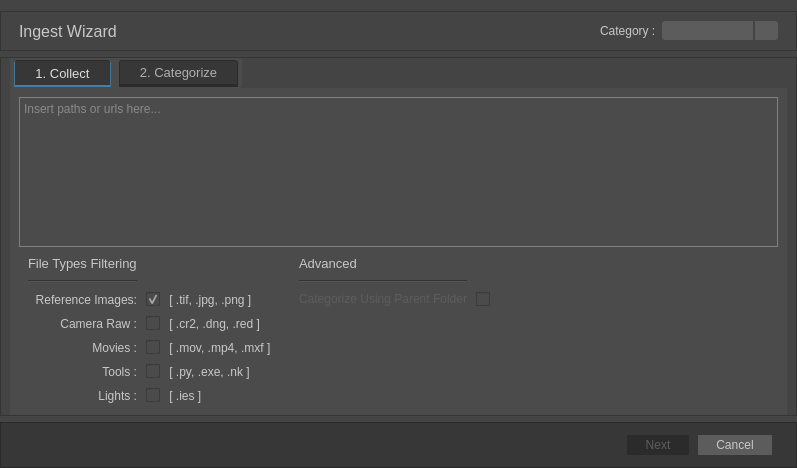
<?xml version="1.0" encoding="UTF-8"?>
<ui version="4.0">
 <class>IngestForm</class>
 <widget class="QWidget" name="IngestForm">
  <property name="geometry">
   <rect>
    <x>0</x>
    <y>0</y>
    <width>797</width>
    <height>468</height>
   </rect>
  </property>
  <property name="windowTitle">
   <string>Form</string>
  </property>
  <property name="styleSheet">
   <string notr="true">QWidget {
	background-color: rgb(68, 68, 68);
    color: rgb(200, 200, 200);
    selection-background-color: rgb(126, 126, 126);
    selection-color: rgb(250, 250, 250);
    outline: 0;
}
QWidget:item {
    background-color: transparent;
}
QWidget:item:hover {
    background-color: rgb(150, 146, 137);
    color: rgb(250, 250, 250);
}
QWidget:item:selected {
    background-color: rgb(150, 146, 137);
    color: rgb(43, 43, 43);
}
QWidget:disabled {
    background-color: rgb(43, 43, 43);
    color: rgb(92, 92, 92);
}

QMainWindow::separator {
  width: 0px;
  height: 0px;
  border: 2px solid rgb(43,43,43);
  border-right: 1px solid rgb(108,108,108);
  border-bottom: 1px solid rgb(108,108,108);
  border-radius: 0px;
  margin: 8px;
}
QMainWindow::separator:hover {
  border-right: 1px solid rgb(150, 146, 137);
  border-bottom: 1px solid rgb(150, 146, 137);
}
QPushButton {
    outline: none;
    padding: 3px;
	padding-left: 18px;
	padding-right: 18px;
	border: none;
    background-color: rgb(92, 92, 92);
}
QPushButton:hover {
    color: rgb(250, 250, 250);
    background-color: rgb(108, 108, 108);
 }
QScrollArea {
    border: 1px solid rgb(57, 57, 57);
}

/* QMenu ------------------------------------------------------------------ */

QMenu {
    border: 1px solid rgb(68, 68, 68);
    background-color: rgb(43, 43, 43);
    padding: 1px;
}
QMenu::separator {
    height: 1px;
    background-color: rgb(92, 92, 92);
    color: rgb(200, 200, 200);
    padding-left: 2px;
    margin-left: 0px;
    margin-right: 0px;
}
QMenu::item {
    padding: 4px;
    padding-left: 16px;
    padding-right: 16px;
    background-color: rgb(68, 68, 68);
}
QMenu::indicator {
    padding: 6px;
    margin: -1px;
	width: 13px;
	height: 13px;
    background-color: rgb(57, 57, 57);
}
QMenu::icon {
    padding: 4px;
    margin: 0px;
	width: 18px;
	height: 18px;
    background-color: rgb(57, 57, 57);
}
QMenu::indicator:non-exclusive:checked {
    image: url(:/resources/checkbox_checked.svg);
}
QMenu::indicator:non-exclusive:unchecked {
    image: url(:/resources/checkbox.svg);
}

QLineEdit,
QAbstractSpinBox,
QTextEdit {
    background-color: rgb(43, 43, 43);
    background-image: url();
    color: rgb(200, 200, 200);
/*
    border: 2px solid rgb(43, 43, 43);
    border-radius: 3px;
    color: rgb(200, 200, 200);
    padding: 1px;
    margin-top: 0px;
    padding-left: 0px;
*/
}

/* QSlider ---------------------------------------------------------------- */
QSlider::add-page:horizontal, 
QSlider::sub-page:horizontal,
QSlider::add-page:vertical, 
QSlider::sub-page:vertical {
    background: rgb(43, 43, 43);
}
QSlider::add-page:vertical, 
QSlider::sub-page:vertical {
    margin-left: 4px;
    margin-right: 4px;
}
QSlider::add-page:horizontal, 
QSlider::sub-page:horizontal {
    margin-top: 4px;
    margin-bottom: 4px;
}
QSlider::handle:vertical {
    background: #787878;
    border: 2px solid rgb(43, 43, 43);
    width: 8px;
    height: 6px;
    margin: 0 -8px;
    border-radius: 4px;
}
QSlider::handle:horizontal {
    background: #787878;
    border: 2px solid rgb(43, 43, 43);
    margin: -8px 0;
	width: 6px;
	height: 8px;
    border-radius: 4px;
}
QSlider::groove {
    background: rgb(43, 43, 43);
    border: 1px solid rgb(68, 68, 68);
    border-radius: 4px;
    margin: 0px;
}
QSlider::groove:horizontal {
    height: 4px;
}
QSlider::groove:vertical {
    width: 4px;
}
QSlider::sub-page:vertical:disabled, 
QSlider::sub-page:horizontal:disabled {
    background: #14506E;
}

/* QScrollBar ------------------------------------------------------------- */

QScrollBar:horizontal {
    height: 10px;
    margin: 0px 16px 0px 16px;
    border: 1px solid rgb(55, 55, 55);
    border-radius: 40px;
    background-color: rgb(55, 55, 55);
}
QScrollBar::handle:horizontal {
    background-color: #787878;
    border: 0px solid rgb(68, 68, 68);
    border-radius: 4px;
    min-width: 8px;
}
QScrollBar::add-line:horizontal:hover,
QScrollBar::add-line:horizontal:on,
QScrollBar::add-line:horizontal {
    margin: 0px 3px 0px 0px;
    border-image: url(:/resources/stylesheet-branch-closed.png);
    height: 10px;
    width: 6px;
    subcontrol-position: right;
    subcontrol-origin: margin;
}
QScrollBar::sub-line:horizontal:hover,
QScrollBar::sub-line:horizontal:on,
QScrollBar::sub-line:horizontal {
    margin: 0px 0px 0px 3px;
    border-image: url(:/resources/stylesheet-branch-closedleft.png);
    height: 10px;
    width: 6px;
    subcontrol-position: left;
    subcontrol-origin: margin;
}
QScrollBar:vertical {
    background-color: rgb(55, 55, 55);
    width: 10px;
    margin: 16px 0px 16px 0px;
    border: 1px solid rgb(55, 55, 55);
    border-radius: 4px;
}
QScrollBar::handle:vertical {
    background-color: #787878;
    border: 1px solid rgb(68, 68, 68);
    min-height: 8px;
    border-radius: 4px;
}
QScrollBar::sub-line:vertical {
    margin: 3px 0px 0px 0px;
    border-image: url(:/resources/stylesheet-branch-openup.png);
    height: 6px;
    width: 10px;
    subcontrol-position: top;
    subcontrol-origin: margin;
}
QScrollBar::add-line:vertical {
    margin: 0px 0px 3px 0px;
    border-image: url(:/resources/stylesheet-branch-open.png);
    height: 6px;
    width: 10px;
    subcontrol-position: bottom;
    subcontrol-origin: margin;
}
QScrollBar::sub-line:vertical:hover,
QScrollBar::sub-line:vertical:on {
    border-image: url(:/resources/stylesheet-branch-openup.png);
    height: 10px;
    width: 10px;
    subcontrol-position: top;
    subcontrol-origin: margin;
}
QScrollBar::add-page:horizontal,
QScrollBar::sub-page:horizontal,
QScrollBar::up-arrow:horizontal,
QScrollBar::down-arrow:horizontal,
QScrollBar::up-arrow:vertical,
QScrollBar::down-arrow:vertical,
QScrollBar::add-page:vertical,
QScrollBar::sub-page:vertical  {
    background: none;
}

QListView,
QTreeView,
QTableView,
QColumnView {
    border: none;
}
QListView::item,
QTreeView::item,
QTableView::item,
QColumnView::item {
    border-top: none;
    padding: 0px; /*DO NOT CHANGE*/
    padding-right: 8px; /*DO NOT CHANGE*/
    margin-top: 2px;
    margin-bottom: 2px;
}

QTreeView::branch {
    border-top: 0px solid rgb(43, 43, 43);
    border-bottom: 0px solid rgb(43, 43, 43);
    padding: 4px; /*DO NOT CHANGE*/
    margin-top: 2px;
    margin-bottom: 2px;
}
QTreeView::branch:has-siblings:!adjoins-item {
    border-image: url(:/resources/stylesheet-vline.png);
}
QTreeView::branch:has-siblings:adjoins-item {
    border-image: url(:/resources/stylesheet-branch-more.png);
}
QTreeView::branch:!has-children:!has-siblings:adjoins-item {
    border-image: url(:/resources/stylesheet-branch-end.png);
}
QTreeView::branch:has-children:!has-siblings:closed,
QTreeView::branch:closed:has-children:has-siblings {
    image: url(:/resources/icons/treeExpand.svg);
}
QTreeView::branch:open:has-children:!has-siblings,
QTreeView::branch:open:has-children:has-siblings  {
    image: url(:/resources/icons/treeCollapse.svg);
}


/* QCombobox -------------------------------------------------------------- */
QComboBox {
    border: 0px;
    border-radius: 3px;
    background-color: rgb(92, 92, 92);
    padding-top: 2px;     /* This fix  #103, #111*/
    padding-bottom: 1px;  /* This fix  #103, #111*/
    padding-left: 4px;
    padding-right: 4px;
    min-width: 75px;
}
QComboBox::drop-down {
    subcontrol-origin: padding;
    subcontrol-position: top right;
    width: 20px;
    border-left-width: 2px;
    border-left-color: rgb(68, 68, 68);
    border-left-style: solid;
    border-top-right-radius: 0px;
    border-bottom-right-radius: 0px;
    padding-right: 3px;
    margin-left: 6px;
}
QComboBox::down-arrow,
QComboBox::down-arrow:on,
QComboBox::down-arrow:hover,
QComboBox::down-arrow:focus {
    image: url(:/resources/stylesheet-branch-open.png);
}


/* QCheckBox -------------------------------------------------------------- */


QCheckBox::indicator:checked:hover,
QTreeView::indicator:checked:hover,
QListView::indicator:checked:hover {
    image: url(:/resources/checkbox_checked_hover.svg);
}
QCheckBox::indicator:unchecked:hover,
QTreeView::indicator:unchecked:hover,
QListView::indicator:unchecked:hover {
    image: url(:/resources/checkbox_hover.svg);
}
QCheckBox::indicator {
    width: 14px;
    height: 14px;
}
QCheckBox::indicator:checked,
QTreeView::indicator:checked,
QListView::indicator:checked {
    image: url(:/resources/checkbox_checked.svg);
}

QCheckBox::indicator:checked:hover,
QTreeView::indicator:checked:hover,
QListView::indicator:checked:hover {
    image: url(:/resources/checkbox_checked_hover.svg);
}

QCheckBox::indicator:unchecked,
QTreeView::indicator:unchecked,
QListView::indicator:unchecked {
    color: rgb(43, 43, 43);
    image: url(:/resources/checkbox.svg);
}


































/* QTabWiget -------------------------------------------------------------- */

QTabWidget {
    padding: 4px;
    padding-left: 16px;
    padding-right: 16px;
    selection-background-color: rgb(68, 68, 68);
    border: 0;
}
QTabWidget::tab-bar {
    alignment: center;
}
QTabWidget::pane {
    border: none;
    margin: 0px;
}
QTabWidget::pane:selected {
    background-color: rgb(68, 68, 68);
}

/* QTabBar ---------------------------------------------------------------- */

QTabBar {
    qproperty-drawBase: 0;
    border-radius: 3px;
    margin: 0px;
    padding: 4px;
    border: 0;
    background-color: rgb(68, 68, 68);
    font: bold 10pt;
}

QTabBar::tab {
    border-bottom: 3px solid rgb(55, 55, 55);
    color: #787878;
    background-color: rgb(68, 68, 68);
}

/* QTabBar::tab - selected ----------------------------------------------- */

QTabBar::tab:top:selected:disabled {
    border-bottom: 3px solid #14506E;
    color: #787878;
    background-color: rgb(68, 68, 68);
}
QTabBar::tab:bottom:selected:disabled {
    border-top: 3px solid #14506E;
    color: #787878;
    background-color: rgb(68, 68, 68);
}
QTabBar::tab:left:selected:disabled {
    border-left: 3px solid #14506E;
    color: #787878;
    background-color: rgb(68, 68, 68);
}
QTabBar::tab:right:selected:disabled {
    border-right: 3px solid #14506E;
    color: #787878;
    background-color: rgb(68, 68, 68);
}

/* QTabBar::tab - !selected and disabled ---------------------------------- */

QTabBar::tab:disabled {
	margin: 0; padding: 0; border: none;
}
QTabBar::tab:top:!selected:disabled {
    margin-left: 4px;
    margin-right: 4px;
    margin-top: 2px;
    margin-bottom: 1px;
    padding-left: 10px; 
    padding-right: 10px;
    padding-top: 4px;
    padding-bottom: 4px;
    min-width: 4px;
    border-top-left-radius: 3px;
    border-top-right-radius: 3px;
    font-weight: normal;
    border-bottom: 3px solid rgb(68, 68, 68);
    border-right: 1px solid rgb(68, 68, 68);
    border-left: 1px solid rgb(68, 68, 68);
    border-top: 1px solid rgb(68, 68, 68);
    color: rgb(100, 100, 100);
}
QTabBar::tab:bottom:!selected:disabled {
    border-top: 3px solid rgb(43, 43, 43);
    color: #787878;
    background-color: rgb(43, 43, 43);
}
QTabBar::tab:left:!selected:disabled {
    border-right: 3px solid rgb(43, 43, 43);
    color: #787878;
    background-color: rgb(43, 43, 43);
}
QTabBar::tab:right:!selected:disabled {
    border-left: 3px solid rgb(43, 43, 43);
    color: #787878;
    background-color: rgb(43, 43, 43);
}
/* QTabBar::tab - selected ----------------------------------------------- */

QTabBar::tab {
    background-color: rgb(55, 55, 55);
    color: rgb(175, 175, 175);
    margin-left: 4px;
    margin-right: 4px;
    margin-top: 2px;
    margin-bottom: 1px;
    padding-left: 18px; 
    padding-right: 18px;
    padding-top: 4px;
    padding-bottom: 4px;
    min-width: 4px;
    border-top-left-radius: 3px;
    border-top-right-radius: 3px;
    font-weight: normal;
    border-bottom: 3px solid rgb(43, 43, 43);
    border-right: 1px solid rgb(43, 43, 43);
    border-left: 1px solid rgb(43, 43, 43);
    border-top: 1px solid rgb(43, 43, 43);
}

QTabBar::tab:selected {
    color: rgb(220, 220, 220);
    background-color: qlineargradient(y1: 1, y2: -.5, stop: 0 rgb(55, 105, 140), stop: 0.20 rgb(68, 68, 68));
    border-bottom: 2px solid rgb(70, 125, 160);
    border-right: 1px solid rgb(66, 118, 150);
    border-left: 1px solid rgb(66, 118, 150);
    border-top-left-radius: 3px;
    border-top-right-radius: 3px;
    border-top: 1px solid rgb(43, 43, 43);
}
</string>
  </property>
  <layout class="QVBoxLayout" name="verticalLayout_3">
   <property name="leftMargin">
    <number>0</number>
   </property>
   <property name="rightMargin">
    <number>0</number>
   </property>
   <property name="bottomMargin">
    <number>0</number>
   </property>
   <item>
    <widget class="QFrame" name="frame_4">
     <property name="frameShape">
      <enum>QFrame::StyledPanel</enum>
     </property>
     <property name="frameShadow">
      <enum>QFrame::Raised</enum>
     </property>
     <layout class="QHBoxLayout" name="horizontalLayout_3">
      <property name="leftMargin">
       <number>18</number>
      </property>
      <property name="rightMargin">
       <number>18</number>
      </property>
      <item>
       <widget class="QLabel" name="titleLabel">
        <property name="font">
         <font>
          <pointsize>12</pointsize>
          <bold>false</bold>
         </font>
        </property>
        <property name="text">
         <string>Ingest Wizard</string>
        </property>
       </widget>
      </item>
      <item>
       <spacer name="horizontalSpacer_2">
        <property name="orientation">
         <enum>Qt::Horizontal</enum>
        </property>
        <property name="sizeHint" stdset="0">
         <size>
          <width>40</width>
          <height>20</height>
         </size>
        </property>
       </spacer>
      </item>
      <item>
       <widget class="QLabel" name="label_3">
        <property name="text">
         <string>Category :</string>
        </property>
       </widget>
      </item>
      <item>
       <widget class="categoryWidget" name="categoryComboBox"/>
      </item>
     </layout>
    </widget>
   </item>
   <item>
    <widget class="QFrame" name="frame_2">
     <property name="frameShape">
      <enum>QFrame::StyledPanel</enum>
     </property>
     <property name="frameShadow">
      <enum>QFrame::Raised</enum>
     </property>
     <layout class="QVBoxLayout" name="verticalLayout_2">
      <property name="topMargin">
       <number>0</number>
      </property>
      <property name="bottomMargin">
       <number>0</number>
      </property>
      <item>
       <widget class="QTabWidget" name="tabWidget">
        <property name="enabled">
         <bool>true</bool>
        </property>
        <property name="styleSheet">
         <string notr="true">background-color: rgb(75, 75, 75);</string>
        </property>
        <property name="currentIndex">
         <number>0</number>
        </property>
        <widget class="QWidget" name="collectTab">
         <attribute name="title">
          <string>1. Collect</string>
         </attribute>
         <layout class="QVBoxLayout" name="verticalLayout_4">
          <item>
           <widget class="QPlainTextEdit" name="collectPathTextEdit">
            <property name="styleSheet">
             <string notr="true">border: 1px solid grey;</string>
            </property>
            <property name="verticalScrollBarPolicy">
             <enum>Qt::ScrollBarAlwaysOff</enum>
            </property>
            <property name="horizontalScrollBarPolicy">
             <enum>Qt::ScrollBarAlwaysOff</enum>
            </property>
            <property name="lineWrapMode">
             <enum>QPlainTextEdit::NoWrap</enum>
            </property>
            <property name="placeholderText">
             <string>Insert paths or urls here...</string>
            </property>
           </widget>
          </item>
          <item>
           <layout class="QHBoxLayout" name="horizontalLayout_6">
            <property name="spacing">
             <number>9</number>
            </property>
            <property name="topMargin">
             <number>3</number>
            </property>
            <property name="bottomMargin">
             <number>3</number>
            </property>
            <item>
             <layout class="QGridLayout" name="gridLayout">
              <property name="leftMargin">
               <number>9</number>
              </property>
              <property name="topMargin">
               <number>0</number>
              </property>
              <property name="rightMargin">
               <number>9</number>
              </property>
              <property name="bottomMargin">
               <number>0</number>
              </property>
              <item row="6" column="1">
               <widget class="QCheckBox" name="lightsCheckBox">
                <property name="text">
                 <string> [ .ies ]</string>
                </property>
               </widget>
              </item>
              <item row="8" column="0">
               <spacer name="verticalSpacer_2">
                <property name="orientation">
                 <enum>Qt::Vertical</enum>
                </property>
                <property name="sizeHint" stdset="0">
                 <size>
                  <width>20</width>
                  <height>40</height>
                 </size>
                </property>
               </spacer>
              </item>
              <item row="4" column="0">
               <widget class="QLabel" name="moviesLabel">
                <property name="text">
                 <string>Movies :</string>
                </property>
                <property name="alignment">
                 <set>Qt::AlignRight|Qt::AlignTrailing|Qt::AlignVCenter</set>
                </property>
               </widget>
              </item>
              <item row="2" column="0">
               <widget class="QLabel" name="texturesReferencesLabel">
                <property name="text">
                 <string>Reference Images:</string>
                </property>
                <property name="alignment">
                 <set>Qt::AlignRight|Qt::AlignTrailing|Qt::AlignVCenter</set>
                </property>
                <property name="buddy">
                 <cstring>texturesReferencesCheckBox</cstring>
                </property>
               </widget>
              </item>
              <item row="1" column="0">
               <widget class="Line" name="line_8">
                <property name="orientation">
                 <enum>Qt::Horizontal</enum>
                </property>
               </widget>
              </item>
              <item row="6" column="0">
               <widget class="QLabel" name="lightsLabel">
                <property name="text">
                 <string>Lights :</string>
                </property>
                <property name="alignment">
                 <set>Qt::AlignRight|Qt::AlignTrailing|Qt::AlignVCenter</set>
                </property>
               </widget>
              </item>
              <item row="2" column="1">
               <widget class="QCheckBox" name="texturesReferencesCheckBox">
                <property name="text">
                 <string> [ .tif, .jpg, .png ]</string>
                </property>
                <property name="checked">
                 <bool>true</bool>
                </property>
               </widget>
              </item>
              <item row="5" column="0">
               <widget class="QLabel" name="toolsLabel">
                <property name="text">
                 <string>Tools :</string>
                </property>
                <property name="alignment">
                 <set>Qt::AlignRight|Qt::AlignTrailing|Qt::AlignVCenter</set>
                </property>
               </widget>
              </item>
              <item row="0" column="0">
               <widget class="QLabel" name="label_2">
                <property name="font">
                 <font>
                  <pointsize>10</pointsize>
                 </font>
                </property>
                <property name="text">
                 <string>File Types Filtering</string>
                </property>
               </widget>
              </item>
              <item row="5" column="1">
               <widget class="QCheckBox" name="toolsCheckBox">
                <property name="text">
                 <string> [ .py, .exe, .nk ]</string>
                </property>
               </widget>
              </item>
              <item row="4" column="1">
               <widget class="QCheckBox" name="moviesCheckBox">
                <property name="text">
                 <string> [ .mov, .mp4, .mxf ]</string>
                </property>
               </widget>
              </item>
              <item row="3" column="0">
               <widget class="QLabel" name="rawLabel">
                <property name="text">
                 <string>Camera Raw :</string>
                </property>
                <property name="alignment">
                 <set>Qt::AlignRight|Qt::AlignTrailing|Qt::AlignVCenter</set>
                </property>
               </widget>
              </item>
              <item row="3" column="1">
               <widget class="QCheckBox" name="rawCheckBox">
                <property name="enabled">
                 <bool>true</bool>
                </property>
                <property name="text">
                 <string> [ .cr2, .dng, .red ]</string>
                </property>
                <property name="checked">
                 <bool>false</bool>
                </property>
               </widget>
              </item>
             </layout>
            </item>
            <item>
             <layout class="QGridLayout" name="gridLayout_2">
              <property name="leftMargin">
               <number>9</number>
              </property>
              <property name="topMargin">
               <number>0</number>
              </property>
              <property name="rightMargin">
               <number>9</number>
              </property>
              <property name="bottomMargin">
               <number>0</number>
              </property>
              <item row="2" column="1">
               <widget class="QCheckBox" name="texturesReferencesCheckBox_2">
                <property name="enabled">
                 <bool>false</bool>
                </property>
                <property name="text">
                 <string/>
                </property>
               </widget>
              </item>
              <item row="1" column="0">
               <widget class="Line" name="line_9">
                <property name="orientation">
                 <enum>Qt::Horizontal</enum>
                </property>
               </widget>
              </item>
              <item row="2" column="0">
               <widget class="QLabel" name="texturesReferencesLabel_2">
                <property name="enabled">
                 <bool>false</bool>
                </property>
                <property name="text">
                 <string>Categorize Using Parent Folder</string>
                </property>
                <property name="alignment">
                 <set>Qt::AlignRight|Qt::AlignTrailing|Qt::AlignVCenter</set>
                </property>
                <property name="buddy">
                 <cstring>texturesReferencesCheckBox</cstring>
                </property>
               </widget>
              </item>
              <item row="0" column="0">
               <widget class="QLabel" name="label_7">
                <property name="font">
                 <font>
                  <pointsize>10</pointsize>
                 </font>
                </property>
                <property name="text">
                 <string>Advanced</string>
                </property>
               </widget>
              </item>
              <item row="3" column="0">
               <spacer name="verticalSpacer">
                <property name="orientation">
                 <enum>Qt::Vertical</enum>
                </property>
                <property name="sizeHint" stdset="0">
                 <size>
                  <width>20</width>
                  <height>40</height>
                 </size>
                </property>
               </spacer>
              </item>
             </layout>
            </item>
            <item>
             <spacer name="horizontalSpacer_3">
              <property name="orientation">
               <enum>Qt::Horizontal</enum>
              </property>
              <property name="sizeHint" stdset="0">
               <size>
                <width>40</width>
                <height>20</height>
               </size>
              </property>
             </spacer>
            </item>
           </layout>
          </item>
         </layout>
        </widget>
        <widget class="QWidget" name="categorizeTab">
         <property name="enabled">
          <bool>false</bool>
         </property>
         <attribute name="title">
          <string>2. Categorize</string>
         </attribute>
         <layout class="QHBoxLayout" name="horizontalLayout">
          <item>
           <widget class="QFrame" name="frame">
            <property name="frameShape">
             <enum>QFrame::StyledPanel</enum>
            </property>
            <property name="frameShadow">
             <enum>QFrame::Raised</enum>
            </property>
            <layout class="QVBoxLayout" name="verticalLayout">
             <property name="topMargin">
              <number>0</number>
             </property>
             <property name="bottomMargin">
              <number>0</number>
             </property>
             <item>
              <widget class="QFrame" name="frame_5">
               <property name="frameShape">
                <enum>QFrame::StyledPanel</enum>
               </property>
               <property name="frameShadow">
                <enum>QFrame::Raised</enum>
               </property>
               <layout class="QHBoxLayout" name="horizontalLayout_7">
                <property name="leftMargin">
                 <number>0</number>
                </property>
                <property name="topMargin">
                 <number>0</number>
                </property>
                <property name="rightMargin">
                 <number>0</number>
                </property>
                <property name="bottomMargin">
                 <number>0</number>
                </property>
                <item>
                 <widget class="QLabel" name="loadingLabel">
                  <property name="text">
                   <string/>
                  </property>
                  <property name="pixmap">
                   <pixmap resource="../../relic_resources.qrc">:/resources/load_wheel_24.webp</pixmap>
                  </property>
                 </widget>
                </item>
                <item>
                 <widget class="QLabel" name="completedLabel">
                  <property name="text">
                   <string/>
                  </property>
                  <property name="pixmap">
                   <pixmap resource="../../relic_resources.qrc">:/resources/icons/check_green.png</pixmap>
                  </property>
                 </widget>
                </item>
                <item>
                 <widget class="QLabel" name="collectedLabel">
                  <property name="font">
                   <font>
                    <pointsize>12</pointsize>
                    <bold>false</bold>
                   </font>
                  </property>
                  <property name="text">
                   <string>Collected : 0/0 </string>
                  </property>
                 </widget>
                </item>
                <item>
                 <spacer name="horizontalSpacer_4">
                  <property name="orientation">
                   <enum>Qt::Horizontal</enum>
                  </property>
                  <property name="sizeHint" stdset="0">
                   <size>
                    <width>10</width>
                    <height>10</height>
                   </size>
                  </property>
                 </spacer>
                </item>
               </layout>
              </widget>
             </item>
             <item>
              <widget class="Line" name="line_2">
               <property name="orientation">
                <enum>Qt::Horizontal</enum>
               </property>
              </widget>
             </item>
             <item>
              <widget class="assetListView" name="collectedListView">
               <property name="resizeMode">
                <enum>QListView::Adjust</enum>
               </property>
               <property name="uniformItemSizes">
                <bool>true</bool>
               </property>
               <property name="wordWrap">
                <bool>true</bool>
               </property>
               <property name="selectionRectVisible">
                <bool>true</bool>
               </property>
              </widget>
             </item>
            </layout>
           </widget>
          </item>
          <item>
           <widget class="Line" name="line">
            <property name="orientation">
             <enum>Qt::Vertical</enum>
            </property>
           </widget>
          </item>
          <item>
           <widget class="QFrame" name="categorizeFrame">
            <property name="frameShape">
             <enum>QFrame::StyledPanel</enum>
            </property>
            <property name="frameShadow">
             <enum>QFrame::Raised</enum>
            </property>
            <layout class="QVBoxLayout" name="verticalLayout_5">
             <property name="topMargin">
              <number>0</number>
             </property>
             <property name="bottomMargin">
              <number>0</number>
             </property>
             <item>
              <widget class="QLabel" name="label_4">
               <property name="sizePolicy">
                <sizepolicy hsizetype="Expanding" vsizetype="Preferred">
                 <horstretch>0</horstretch>
                 <verstretch>0</verstretch>
                </sizepolicy>
               </property>
               <property name="font">
                <font>
                 <pointsize>12</pointsize>
                 <bold>false</bold>
                </font>
               </property>
               <property name="text">
                <string>Naming :</string>
               </property>
              </widget>
             </item>
             <item>
              <widget class="Line" name="line_3">
               <property name="orientation">
                <enum>Qt::Horizontal</enum>
               </property>
              </widget>
             </item>
             <item>
              <widget class="QLabel" name="label_5">
               <property name="text">
                <string> Provide a new name or re-use an existing name from the list below.</string>
               </property>
              </widget>
             </item>
             <item>
              <widget class="AssetNameListView" name="existingNamesList" native="true"/>
             </item>
            </layout>
           </widget>
          </item>
          <item>
           <widget class="Line" name="line_5">
            <property name="orientation">
             <enum>Qt::Vertical</enum>
            </property>
           </widget>
          </item>
          <item>
           <widget class="QFrame" name="frame_6">
            <property name="frameShape">
             <enum>QFrame::StyledPanel</enum>
            </property>
            <property name="frameShadow">
             <enum>QFrame::Raised</enum>
            </property>
            <layout class="QVBoxLayout" name="verticalLayout_6">
             <property name="topMargin">
              <number>0</number>
             </property>
             <property name="bottomMargin">
              <number>0</number>
             </property>
             <item>
              <widget class="QLabel" name="newAssetsLabel">
               <property name="font">
                <font>
                 <pointsize>12</pointsize>
                 <bold>false</bold>
                </font>
               </property>
               <property name="text">
                <string>Processed : 0/0</string>
               </property>
              </widget>
             </item>
             <item>
              <widget class="Line" name="line_4">
               <property name="orientation">
                <enum>Qt::Horizontal</enum>
               </property>
              </widget>
             </item>
             <item>
              <widget class="assetListView" name="newAssetListView">
               <property name="resizeMode">
                <enum>QListView::Adjust</enum>
               </property>
               <property name="uniformItemSizes">
                <bool>true</bool>
               </property>
               <property name="wordWrap">
                <bool>true</bool>
               </property>
               <property name="selectionRectVisible">
                <bool>true</bool>
               </property>
              </widget>
             </item>
            </layout>
           </widget>
          </item>
         </layout>
        </widget>
       </widget>
      </item>
     </layout>
    </widget>
   </item>
   <item>
    <widget class="QFrame" name="frame_3">
     <property name="styleSheet">
      <string notr="true">QFrame {
    background-color: rgb(55, 55, 55);
}</string>
     </property>
     <property name="frameShape">
      <enum>QFrame::StyledPanel</enum>
     </property>
     <property name="frameShadow">
      <enum>QFrame::Raised</enum>
     </property>
     <layout class="QHBoxLayout" name="horizontalLayout_2">
      <property name="leftMargin">
       <number>18</number>
      </property>
      <property name="topMargin">
       <number>6</number>
      </property>
      <property name="rightMargin">
       <number>18</number>
      </property>
      <property name="bottomMargin">
       <number>6</number>
      </property>
      <item>
       <spacer name="horizontalSpacer">
        <property name="orientation">
         <enum>Qt::Horizontal</enum>
        </property>
        <property name="sizeHint" stdset="0">
         <size>
          <width>40</width>
          <height>20</height>
         </size>
        </property>
       </spacer>
      </item>
      <item>
       <layout class="QHBoxLayout" name="horizontalLayout_4">
        <property name="spacing">
         <number>9</number>
        </property>
        <property name="leftMargin">
         <number>6</number>
        </property>
        <property name="topMargin">
         <number>6</number>
        </property>
        <property name="rightMargin">
         <number>6</number>
        </property>
        <property name="bottomMargin">
         <number>6</number>
        </property>
        <item>
         <widget class="QPushButton" name="nextButton">
          <property name="enabled">
           <bool>false</bool>
          </property>
          <property name="styleSheet">
           <string notr="true"/>
          </property>
          <property name="text">
           <string>Next</string>
          </property>
         </widget>
        </item>
        <item>
         <widget class="QPushButton" name="cancelButton">
          <property name="text">
           <string>Cancel</string>
          </property>
         </widget>
        </item>
       </layout>
      </item>
     </layout>
    </widget>
   </item>
  </layout>
 </widget>
 <customwidgets>
  <customwidget>
   <class>assetListView</class>
   <extends>QListView</extends>
   <header>library.widgets.assets.h</header>
  </customwidget>
  <customwidget>
   <class>AssetNameListView</class>
   <extends>QWidget</extends>
   <header>library.widgets.util.h</header>
   <container>1</container>
  </customwidget>
  <customwidget>
   <class>categoryWidget</class>
   <extends>QComboBox</extends>
   <header>library.widgets.metadataView.h</header>
  </customwidget>
 </customwidgets>
 <resources>
  <include location="../../relic_resources.qrc"/>
  <include location="../../Lib/site-packages/qtshare/resources.qrc"/>
 </resources>
 <connections>
  <connection>
   <sender>cancelButton</sender>
   <signal>clicked()</signal>
   <receiver>IngestForm</receiver>
   <slot>close()</slot>
   <hints>
    <hint type="sourcelabel">
     <x>706</x>
     <y>443</y>
    </hint>
    <hint type="destinationlabel">
     <x>383</x>
     <y>233</y>
    </hint>
   </hints>
  </connection>
 </connections>
</ui>
